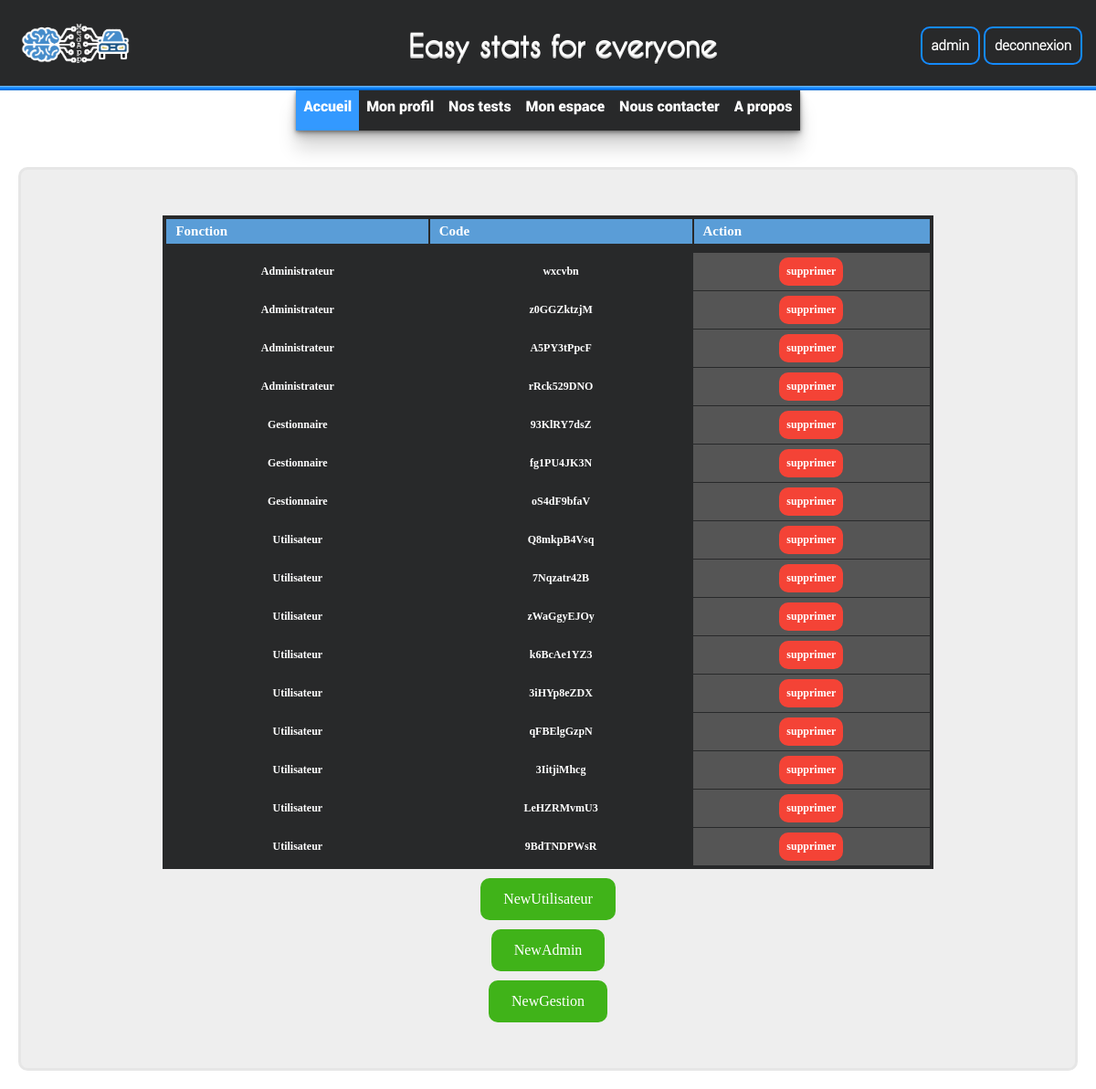
The app's page /gestionCodeInscription.php (signed in) with its own data.
### tables this page shows
CREATE TABLE IF NOT EXISTS `codeinscription` (
  `idCodeInscription` int(11) NOT NULL AUTO_INCREMENT,
  `fonction` varchar(25) NOT NULL,
  `code` varchar(25) NOT NULL,
  `idEntité` int(11) DEFAULT NULL,
  PRIMARY KEY (`idCodeInscription`),
  KEY `idEntité` (`idEntité`)
);

### Vues/gestionCodeInscription.vue.php (the view, shortened to what this page needs)
<!DOCTYPE HTML>
<html>
	<head>
    <link rel="stylesheet" type="text/css" href="design/resultat_recherche.css">
	</head>
	<body>
        <header><?php include_once('includes/header.php'); ?></header>
       <div class="boxtotale">
			<table style="width:80%">
				<thead>
				<tr>
    				<th>Fonction</th>
            <th>Code</th>
            <th>Action</th>
  				</tr>
  				</thead>
  				<tbody>
  				<?php
  				if (count($fonction) > 0) {
  					for ($i=0; $i < count($fonction); $i++) {
  						echo "<tr>";
  						echo "<td>";
              echo $fonction[$i]['fonction'], ' ';
              echo "</td>";
              echo "<td>";
  						echo $fonction[$i]['code'], ' ';
              echo "</td>";
              echo "<td>";
              echo '<a class="lienSupp" href="gestionCodeInscription.php?action=supprimer&id='.$fonction[$i]["idCodeInscription"].'">supprimer</a>';
			        echo "</td>";
			        echo "</tr>";
  					}
  				}
  				else{
  					echo "Aucun utilisateurs trouvés.";
  				}
  				?>
  				</tbody>
			</table>
      <div class="ConteneurBoutonValider">
        <a class="Ajouter"href="gestionCodeInscription.php?action=ajouter"> NewUtilisateur </a>
      </div>
      <?php
      if($bool){
        echo "<div class=\"ConteneurBoutonValider\">
        <a class=\"Ajouter\"href=\"gestionCodeInscription.php?action=ajouterAdmin\"> NewAdmin </a>
      </div>";
        echo "<div class=\"ConteneurBoutonValider\">
          <a class=\"Ajouter\"href=\"gestionCodeInscription.php?action=ajouterGestion\"> NewGestion </a>
        </div>";
      }
      ?>
    </div>
	</body>
</html>

### design/resultat_recherche.css (style rules this page uses)
body { margin: 0px; }
table { border: 4px solid #28292A; background-color: #555555; width: 400px; text-align: center; border-collapse: collapse; margin: auto; }
table td, table th { border: 1px solid #28292A; padding: 5px 10px; }
table tbody td { font-size: 12px; font-weight: bold; color: #FFFFFF; }
table td:nth-child(-n+2) { background: #28292A; }
table thead { background: rgb(90,157,215); border-bottom: 10px solid #28292A; }
table thead th { font-size: 15px; font-weight: bold; color: #FFFFFF; text-align: left; border-left: 2px solid #28292A; }
table thead th:first-child { border-left: none; }
a.lienSupp { border-radius: 10px; }
a.lienSupp:link, a.lienSupp:visited { background-color: #f44336; color: white; padding: 8px 8px; text-align: center; text-decoration: none; display: inline-block; }
a.Ajouter { border-radius: 10px; margin-top: 10px }
a.Ajouter:link, a.Ajouter:visited { background-color: #40B319; color: white; padding: 14px 25px; text-align: center; text-decoration: none; display: inline-block; }
.ConteneurBoutonValider { text-align: center; }
.boxtotale { background-color:#eee; border:3px solid #e6e6e6; border-radius:1px;margin:0 0 10px; padding:50px; margin: 20px; border-radius:10px; }

### records on screen
codeinscription: fonction "Administrateur", code "wxcvbn"
codeinscription: fonction "Administrateur", code "z0GGZktzjM"
codeinscription: fonction "Administrateur", code "A5PY3tPpcF"
codeinscription: fonction "Administrateur", code "rRck529DNO"
codeinscription: fonction "Gestionnaire", code "93KlRY7dsZ"
codeinscription: fonction "Gestionnaire", code "fg1PU4JK3N"
codeinscription: fonction "Gestionnaire", code "oS4dF9bfaV"
codeinscription: fonction "Utilisateur", code "Q8mkpB4Vsq"
codeinscription: fonction "Utilisateur", code "7Nqzatr42B"
codeinscription: fonction "Utilisateur", code "zWaGgyEJOy"
codeinscription: fonction "Utilisateur", code "k6BcAe1YZ3"
codeinscription: fonction "Utilisateur", code "3iHYp8eZDX"
codeinscription: fonction "Utilisateur", code "qFBElgGzpN"
codeinscription: fonction "Utilisateur", code "3IitjiMhcg"
codeinscription: fonction "Utilisateur", code "LeHZRMvmU3"
codeinscription: fonction "Utilisateur", code "9BdTNDPWsR"

### other values on screen
$_SESSION['login'] "admin"
